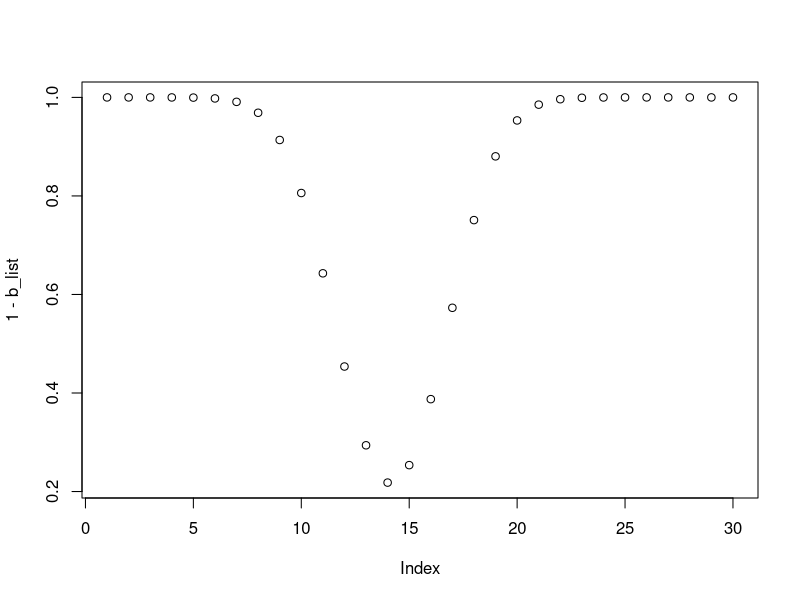

The R source for this figure:
# Create data for population
dataset <- rnorm(n = 18, mean = 1845, sd = 100)

# Use population data to obtain a power curve graph

lower_lim <- 1845 - qnorm(0.95) * sd(dataset) / sqrt(length(dataset))
upper_lim <- 1845 + pnorm(0.95) * sd(dataset) / sqrt(length(dataset))
b_list <- c()

for (a in 1:30) {
  lower_dif <- (lower_lim - (1845 - 150 + a * 10)) * sqrt(length(dataset)) / sd(dataset)
  upper_dif <- (upper_lim - (1845 - 150 + a * 10)) * sqrt(length(dataset)) / sd(dataset)
  b <- 1 - pnorm(lower_dif) - pnorm(upper_dif, lower.tail = F)
  b_list <- c(b_list, b)
}

plot( 1 - b_list)

# This plot answers the question "if the null hypothesis is false, what is the probability to reject it?"
